Frame 1 (no input): blank canvas, image omitted
Frame 60 (the mouse pressed at the canvas centre just before this capture): blank canvas, image omitted
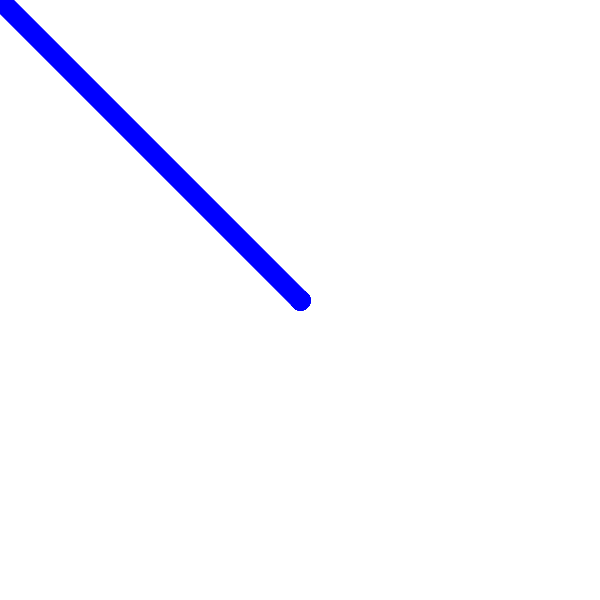
Frame 120 (the mouse held since frame 60 and released just before this capture)

The Processing sketch whose frames 1 and 60 were blank and that drew this single picture after the mouse press (run headless with seeded random() and noise(); from frame 60 on, the mouse is pressed at the canvas centre):

// Processing sketch: processing_122544
// ── processing_122544.pde


void setup() 
{ 
  size(600,600); 
  background(255); 
  strokeWeight(20); 
} 

void mousePressed() 
{ 
ON = true; 
} 

void mouseReleased() 
{ 
ON = false; 
} 

void keyPressed() 
{ 
  if(key =='r') cmode='r'; //color red
  if(key =='g') cmode='g'; //color green
  if(key =='b') cmode='b'; //color blue
  if(key =='e') cmode='e'; //eraser
  if(key =='c') background(255); //all clear ,white  
  
  if(key =='q') strokeWeight(5); //line hutosa 5
  if(key =='w') strokeWeight(10);//line hutosa 10
  if(key =='a') strokeWeight(20);//line hutosa 20
  
  if(key =='1') background(cmode,255,255,255);//haikei mizuiro
  if(key =='h') cmode='h';//usui green
}

boolean ON=false; //seigyo true false
char cmode = 'b'; 

void draw() 
{ 
  color c = color(255,255,255); 
 if(ON){ 
  switch(cmode){ 
   case 'r': 
    c = color(255,0,0,255); 
    break; 
        
   case 'g': 
    c = color(0,255,0,255); 
    break; 
        
   case 'b': 
    c = color(0,0,255,255); 
    break;    
 
   case 'e': 
    c = color(255,255,255,255); 
    break; 
    
    case 'h': 
    c =  color(100,172, 0, 98); 
    break;

    } 
    

    stroke(c); 
    line(pmouseX, pmouseY, mouseX, mouseY); //line=p
  } 
}
